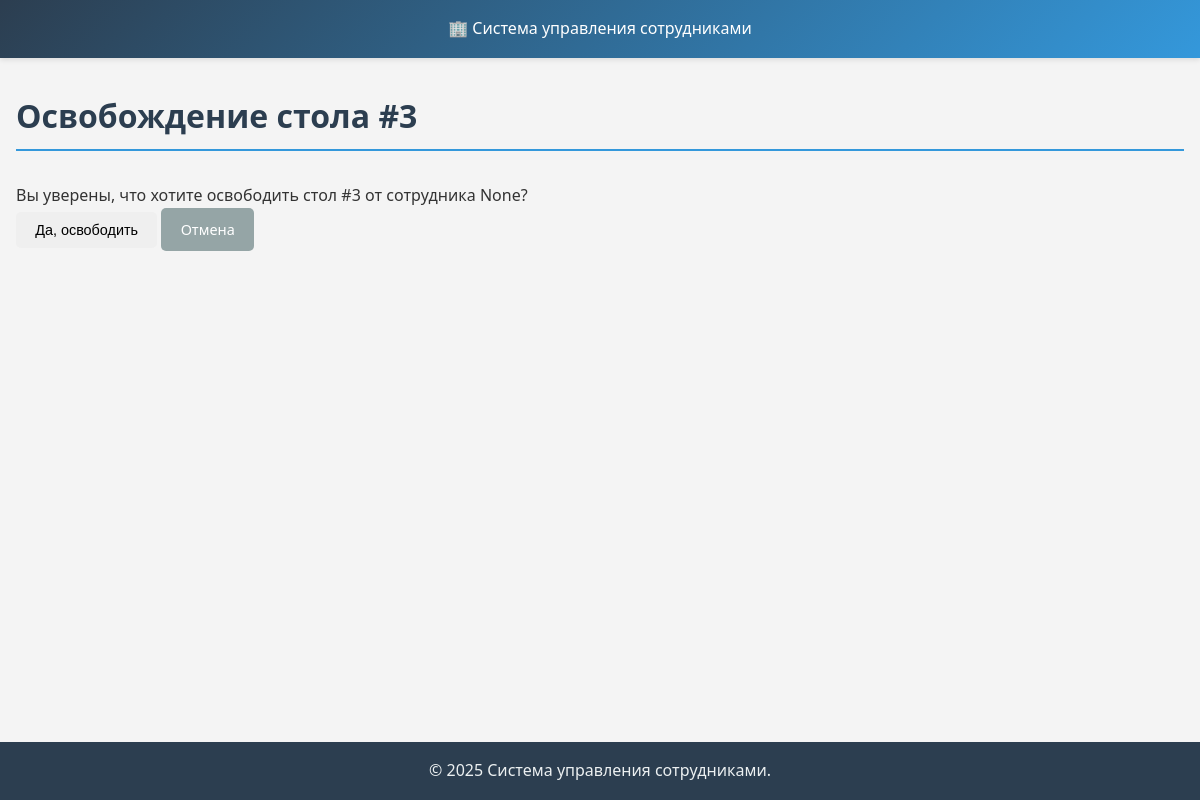
/workplaces/3/release/ (signed in), run on an earlier commit of the app's database.
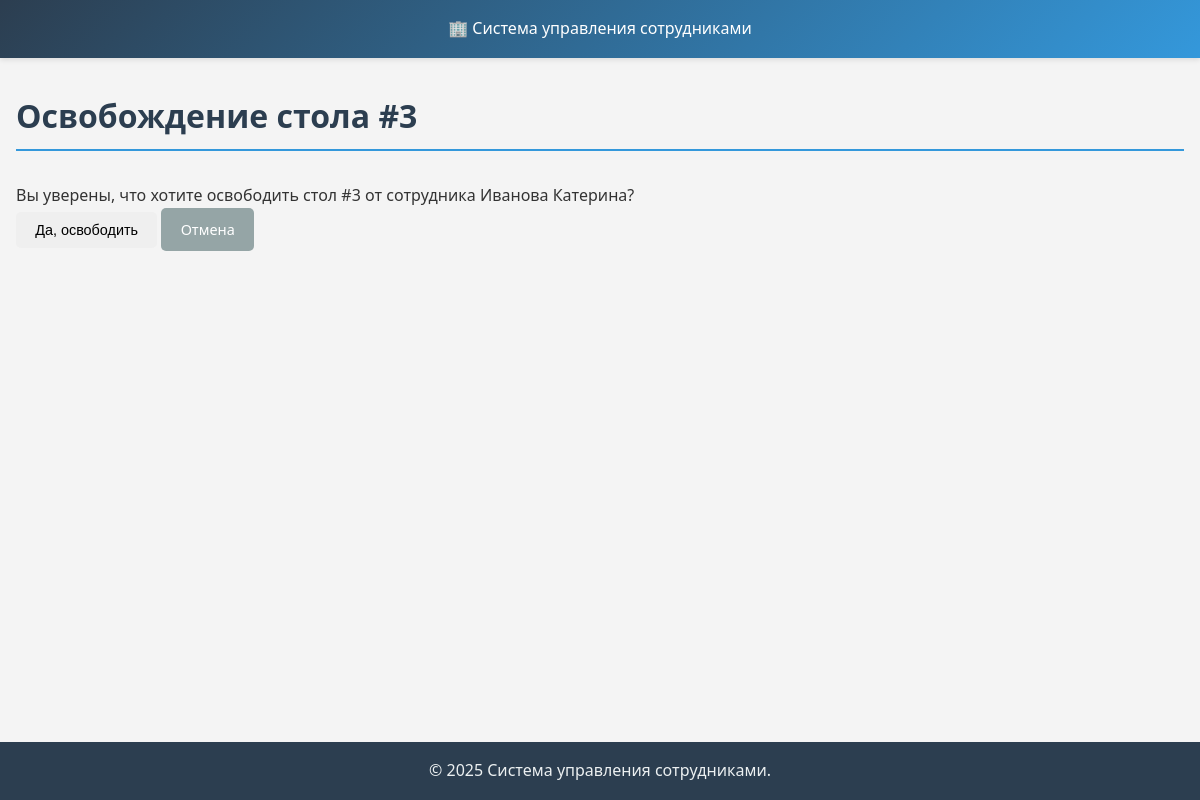
And on a later commit of the database.
### workplaces/models.py (models this page shows, shortened)
class Workplace(models.Model):
    desk_number = models.CharField(
        max_length=10, unique=True, verbose_name="Номер стола"
    )
    employee = models.OneToOneField(
        Employee,
        on_delete=models.SET_NULL,
        null=True,
        blank=True,
        related_name="workplace",  # Добавляем related_name
        verbose_name="Сотрудник",
    )
    additional_info = models.TextField(
        blank=True, verbose_name="Дополнительная информация"
    )
    class Meta:
        verbose_name = "Рабочее место"
        verbose_name_plural = "Рабочие места"

### employees/models.py (models this page shows, shortened)
class Employee(AbstractUser):
    GENDER_CHOICES = [
        ("M", "Мужской"),
        ("F", "Женский"),
    ]
    email = models.EmailField(
        unique=True,
        verbose_name="Email",
        blank=False,
    )
    username = models.CharField(
        max_length=150,
        unique=True,
        verbose_name="Логин",
    )
    middle_name = models.CharField(max_length=100, blank=True, verbose_name="Отчество")
    gender = models.CharField(max_length=1, choices=GENDER_CHOICES, verbose_name="Пол")
    description = models.TextField(blank=True, verbose_name="Описание")
    """
    groups = models.ManyToManyField(
        Group,
        verbose_name="Группы",
        blank=True,
        related_name="employee_groups",  # чтобы избежать конфликтов
        related_query_name="employees",
    )
    """
    class Meta:
        ordering = ("-date_joined",)
        verbose_name = "Сотрудник"
        verbose_name_plural = "Сотрудники"
    def __str__(self):
        return f"{self.last_name} {self.first_name}"

### workplaces/views.py (the view, shortened to what this page needs)
class WorkplaceReleaseView(LoginRequiredMixin, UpdateView):
    model = Workplace
    fields = []  # Не нужны поля
    template_name = "workplaces/clear_workplace.html"

### templates/workplaces/clear_workplace.html (shortened to what this page needs)
{% extends 'base.html' %}
{% load static %}
{% block extra_css %}
    <link rel="stylesheet" href="{% static 'css/workplaces/workplaces.css' %}">
{% endblock %}
{% block content %}
<div class="container">
    <h1>Освобождение стола #{{ workplace.desk_number }}</h1>
    <div class="alert alert-warning">
        <p>Вы уверены, что хотите освободить стол #{{ workplace.desk_number }} от сотрудника {{ workplace.employee }}?</p>
    </div>
    <form method="post">
        <button type="submit" class="btn btn-warning">Да, освободить</button>
        <a href="{% url 'workplaces:workplaces' %}" class="btn btn-secondary">Отмена</a>
    </form>
</div>
{% endblock %}

What changed in the data, as far as the page shows it:
changed Workplace: employee "None" → "Иванова Катерина"
